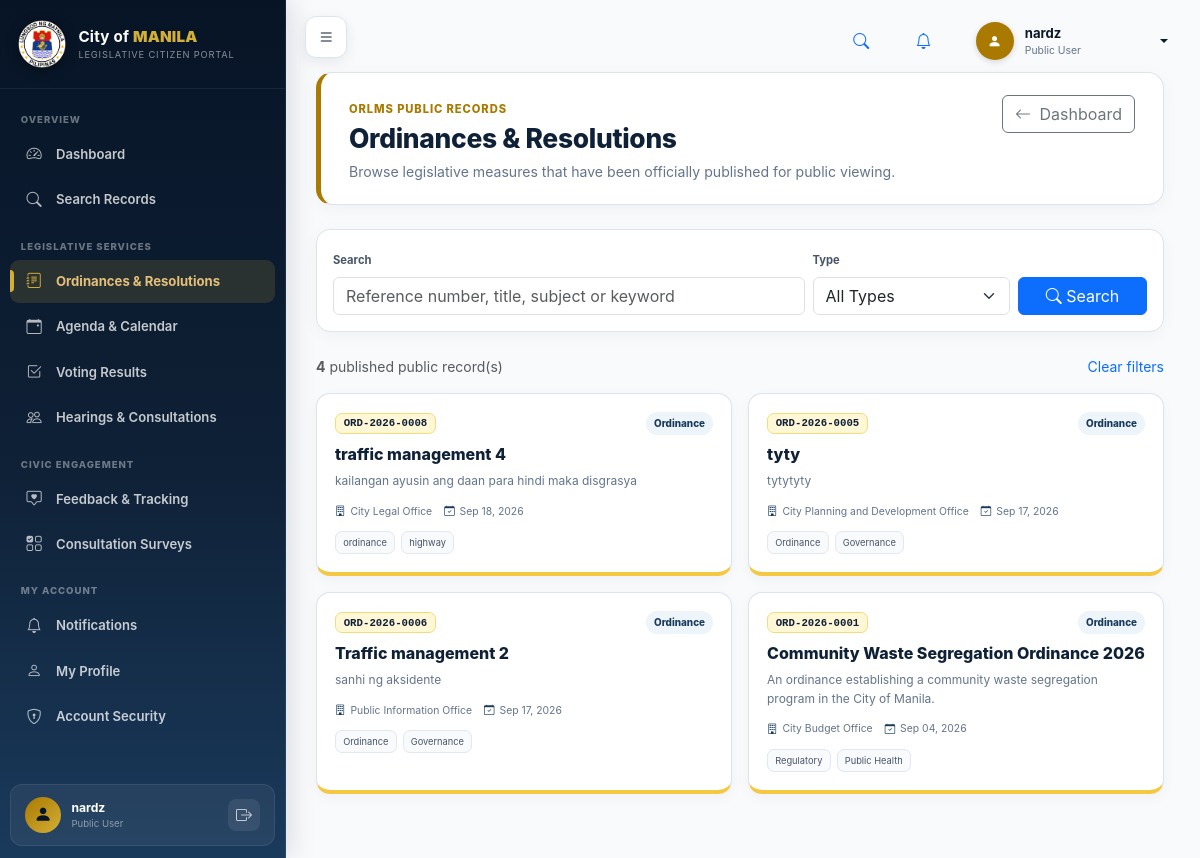
The app's page /citizen_portal/modules/ordinances/index.php (signed in) with its own data.
### tables this page shows
CREATE TABLE `users` (
  `id` int(11) NOT NULL,
  `username` varchar(100) DEFAULT NULL,
  `full_name` varchar(150) NOT NULL,
  `email` varchar(150) NOT NULL,
  `phone` varchar(50) DEFAULT NULL,
  `password` varchar(255) NOT NULL,
  `role_id` int(11) NOT NULL,
  `office_id` int(11) DEFAULT NULL,
  `department_id` int(11) DEFAULT NULL,
  `status` varchar(50) DEFAULT 'Active',
  `created_at` timestamp NOT NULL DEFAULT current_timestamp(),
  `last_login_at` datetime DEFAULT NULL,
  `updated_at` timestamp NOT NULL DEFAULT current_timestamp() ON UPDATE current_timestamp(),
  `deleted_at` datetime DEFAULT NULL
);

CREATE TABLE `roles` (
  `id` int(11) NOT NULL,
  `name` varchar(100) NOT NULL,
  `created_at` timestamp NOT NULL DEFAULT current_timestamp()
);

CREATE TABLE `legislative_items` (
  `id` int(11) NOT NULL,
  `public_id` char(36) DEFAULT NULL,
  `reference_number` varchar(100) NOT NULL,
  `item_type_id` int(11) NOT NULL,
  `origin_system_id` int(11) DEFAULT NULL,
  `originating_office_id` int(11) DEFAULT NULL,
  `title` varchar(255) NOT NULL,
  `summary` text DEFAULT NULL,
  `current_status` varchar(100) NOT NULL DEFAULT 'Draft',
  `priority_level` varchar(50) DEFAULT 'Normal',
  `visibility` varchar(30) DEFAULT 'Internal',
  `created_by` int(11) DEFAULT NULL,
  `created_at` timestamp NOT NULL DEFAULT current_timestamp(),
  `updated_at` timestamp NOT NULL DEFAULT current_timestamp() ON UPDATE current_timestamp(),
  `deleted_at` datetime DEFAULT NULL
);

CREATE TABLE `legislative_item_types` (
  `id` int(11) NOT NULL,
  `code` varchar(50) NOT NULL,
  `name` varchar(150) NOT NULL,
  `description` text DEFAULT NULL,
  `created_at` timestamp NOT NULL DEFAULT current_timestamp()
);

CREATE TABLE `offices` (
  `id` int(11) NOT NULL,
  `code` varchar(50) DEFAULT NULL,
  `name` varchar(200) NOT NULL,
  `office_type` varchar(100) DEFAULT NULL,
  `status` varchar(30) DEFAULT 'Active',
  `created_at` timestamp NOT NULL DEFAULT current_timestamp(),
  `updated_at` timestamp NOT NULL DEFAULT current_timestamp() ON UPDATE current_timestamp()
);

### citizen_portal/includes/functions.php (called while the page is built, shortened)
<?php
function e(?string $value): string
{
    return htmlspecialchars($value??'',ENT_QUOTES,'UTF-8');
}
function clean(?string $value): string
{
    return trim(strip_tags($value??''));
}
function appUrl(string $path=''): string
{
    return rtrim(APP_URL,'/').'/'.ltrim($path,'/');
}
function formatDate(?string $date,string $format='M d, Y'): string
{
    $time=strtotime($date);
    return $time?date($format,$time):'—';
}

### citizen_portal/includes/auth.php (called while the page is built, shortened)
<?php
require_once __DIR__.'/../config/database.php';
require_once __DIR__.'/functions.php';
function isLoggedIn(): bool
{
    return !empty($_SESSION['citizen_user_id']);
}
function currentUserId(): int
{
    return (int)($_SESSION['citizen_user_id']??0);
}
function currentUser(): ?array
{
    return [
        'id'=>currentUserId(),
        'full_name'=>(string)($_SESSION['citizen_full_name']??''),
        'email'=>(string)($_SESSION['citizen_email']??''),
        'role_name'=>(string)($_SESSION['citizen_role_name']??''),
    ];
}
function portalAccountRow(int $userId): ?array
{
    try{
        $q=db()->prepare(
            'SELECT u.id,u.username,u.full_name,u.email,u.phone,
                    u.password,u.status,u.deleted_at,
                    r.name role_name
             FROM users u
             JOIN roles r ON r.id=u.role_id
             WHERE u.id=:user
             LIMIT 1'
        );
        $q->execute([':user'=>$userId]);
        $row=$q->fetch();
        return $row?:null;
    }catch(Throwable $e){
        error_log('[Citizen Portal account row] '.$e->getMessage());
        return null;
    }
}
function requireLogin(): void
{
    $userId=currentUserId();
    $account=portalAccountRow($userId);
}

### citizen_portal/config/database.php (called while the page is built, shortened)
<?php
final class Database
{
    private static ?PDO $instance=null;
    public static function getInstance(): PDO
    {
        if(self::$instance===null){
            $dsn='mysql:host='.DB_HOST.';dbname='.DB_NAME.';charset='.DB_CHARSET;
            self::$instance=new PDO($dsn,DB_USER,DB_PASS,[
                PDO::ATTR_ERRMODE=>PDO::ERRMODE_EXCEPTION,
                PDO::ATTR_DEFAULT_FETCH_MODE=>PDO::FETCH_ASSOC,
                PDO::ATTR_EMULATE_PREPARES=>false,
            ]);
        }
        return self::$instance;
    }
}
function db(): PDO
{
    return Database::getInstance();
}

### citizen_portal/includes/public_data.php (called while the page is built, shortened)
<?php
require_once __DIR__.'/auth.php';
function publicModulePagination(int $total,int $page,int $perPage=12): array
{
    $perPage=max(1,min(50,$perPage));
    $pages=max(1,(int)ceil(max(0,$total)/$perPage));
    $page=max(1,min($pages,$page));
    return [
        'total'=>$total,
        'page'=>$page,
        'perPage'=>$perPage,
        'pages'=>$pages,
        'offset'=>($page-1)*$perPage,
    ];
}
function portalExcerpt(?string $text,int $length=180): string
{
    $text=trim(strip_tags((string)$text));
    if(mb_strlen($text)<=$length)return $text;
    return rtrim(mb_substr($text,0,$length-1)).'…';
}

### citizen_portal/modules/ordinances/index.php (the view, shortened to what this page needs)
<?php
require_once __DIR__.'/../../includes/public_data.php';
requireLogin();
$pdo=db();
$activeMenu='ordinances';
$extraCss=[appUrl('assets/css/public-modules.css')];
$search=clean($_GET['search']??'');
$page=max(1,(int)($_GET['page']??1));
$where=[
    'li.deleted_at IS NULL',
    'li.visibility="Public"',
    'p.publication_status="Published"',
    'p.release_classification="Public"',
];
$params=[];
$whereSql='WHERE '.implode(' AND ',$where);
$countSql=
    'SELECT COUNT(DISTINCT li.id)
     FROM legislative_items li
     JOIN legislative_item_types lit ON lit.id=li.item_type_id
     JOIN orlms_publications p ON p.legislative_item_id=li.id
     LEFT JOIN orlms_item_details d ON d.legislative_item_id=li.id
     '.$whereSql;
$count=$pdo->prepare($countSql);
$count->execute($params);
$total=(int)$count->fetchColumn();
$pg=publicModulePagination($total,$page,12);
$sql=
    'SELECT
        li.id,li.reference_number,li.title,li.summary,li.current_status,
        li.priority_level,li.updated_at,
        lit.code type_code,lit.name type_name,
        d.short_title,d.subject,d.legislative_category,d.policy_area,
        o.name office_name,
        MAX(p.publication_date) publication_date
     FROM legislative_items li
     JOIN legislative_item_types lit ON lit.id=li.item_type_id
     JOIN orlms_publications p ON p.legislative_item_id=li.id
     LEFT JOIN orlms_item_details d ON d.legislative_item_id=li.id
     LEFT JOIN offices o ON o.id=li.originating_office_id
     '.$whereSql.'
     GROUP BY
        li.id,li.reference_number,li.title,li.summary,li.current_status,
        li.priority_level,li.updated_at,
        lit.code,lit.name,
        d.short_title,d.subject,d.legislative_category,d.policy_area,
        o.name
     ORDER BY MAX(p.publication_date) DESC,li.updated_at DESC,li.id DESC
     LIMIT '.$pg['perPage'].' OFFSET '.$pg['offset'];
$q=$pdo->prepare($sql);
$q->execute($params);
$rows=$q->fetchAll();
include __DIR__.'/../../layouts/header.php';
?>
<div class="app-shell">
<?php include __DIR__.'/../../layouts/sidebar.php'; ?>
<main class="main-content">
<div class="page-head mb-4">
<div>
<span class="eyebrow">ORLMS PUBLIC RECORDS</span>
<h1>Ordinances & Resolutions</h1>
<p>Browse legislative measures that have been officially published for public viewing.</p>
</div>
<div class="mt-2 mt-md-0">
<a class="btn btn-outline-secondary" href="<?= e(appUrl('dashboard.php')) ?>"><i class="bi bi-arrow-left me-1"></i> Dashboard</a>
</div>
</div>
<div class="public-filter-card mb-4">
<form class="row g-2 align-items-end">
<div class="col-lg-7">
<label class="form-label">Search</label>
<input class="form-control" name="search" value="<?= e($search) ?>" placeholder="Reference number, title, subject or keyword">
</div>
<div class="col-lg-3">
<label class="form-label">Type</label>
<select class="form-select" name="type">
<option value="">All Types</option>
</select>
</div>
<div class="col-lg-2"><button class="btn btn-primary w-100"><i class="bi bi-search"></i> Search</button></div>
</form>
</div>
<div class="d-flex justify-content-between align-items-center mb-3">
<div class="small text-muted"><strong><?= $total ?></strong> published public record(s)</div>
<a href="<?= e(appUrl('modules/ordinances/index.php')) ?>" class="small text-decoration-none">Clear filters</a>
</div>
<div class="row g-3">
<?php foreach($rows as $r): ?>
<div class="col-lg-6">
<a class="public-record-card" href="<?= e(appUrl('modules/ordinances/view.php?id='.(int)$r['id'])) ?>">
<div class="public-record-top">
<span class="public-code"><?= e($r['reference_number']) ?></span>
<span class="public-type"><?= e($r['type_name']) ?></span>
</div>
<h2><?= e($r['title']) ?></h2>
<p><?= e(portalExcerpt($r['summary']?:$r['subject'])) ?></p>
<div class="public-meta">
<span><i class="bi bi-building"></i><?= e($r['office_name']?:'Legislative Office') ?></span>
<span><i class="bi bi-calendar-check"></i><?= formatDate($r['publication_date']) ?></span>
</div>
<div class="public-tags">
<?php if($r['legislative_category']): ?><span><?= e($r['legislative_category']) ?></span><?php endif; ?>
<?php if($r['policy_area']): ?><span><?= e($r['policy_area']) ?></span><?php endif; ?>
</div>
</a>
</div>
<?php endforeach; ?>
</div>
</main>
</div>
<?php include __DIR__.'/../../layouts/footer.php'; ?>

### citizen_portal/layouts/header.php (shortened to what this page needs)
<?php
$user = currentUser();
?>
<!doctype html>
<html lang="en">
<head>
<link rel="stylesheet" href="https://cdn.jsdelivr.net/npm/bootstrap@5.3.3/dist/css/bootstrap.min.css">
<link rel="stylesheet" href="https://cdn.jsdelivr.net/npm/bootstrap-icons@1.11.3/font/bootstrap-icons.css">
<link rel="stylesheet" href="<?= e(appUrl('assets/css/style.css?v=' . time())) ?>">
<link rel="stylesheet" href="<?= e(appUrl('assets/css/orlms-shell.css?v=' . time())) ?>">
<?php if(!empty($extraCss)): foreach($extraCss as $css): ?>
<link rel="stylesheet" href="<?= e($css) ?>">
<?php endforeach; endif; ?>
</head>
<body>
<header class="orlms-topbar">
    <button class="orlms-menu-button" id="sidebarToggle" type="button" aria-label="Toggle Sidebar">
        <i class="bi bi-list"></i>
    </button>
    <div class="orlms-topbar-actions">
        <a class="orlms-topbar-icon" href="<?= e(appUrl('pages/search.php')) ?>" title="Search Public Records">
            <i class="bi bi-search"></i>
        </a>
        <a class="orlms-topbar-icon" href="<?= e(appUrl('pages/notifications.php')) ?>" title="Notifications">
            <i class="bi bi-bell"></i>
        </a>
        <div class="dropdown">
            <button class="orlms-user-button dropdown-toggle" type="button" data-bs-toggle="dropdown" aria-expanded="false">
                <span class="orlms-avatar"><i class="bi bi-person-fill"></i></span>
                <div class="orlms-user-copy">
                    <strong><?= e($user['full_name'] ?? 'Citizen User') ?></strong>
                    <small><?= e($user['role_name'] ?? 'Public Citizen') ?></small>
                </div>
            </button>
        </div>
    </div>
</header>

### citizen_portal/layouts/sidebar.php (shortened to what this page needs)
<?php
$activeMenu = $activeMenu ?? 'dashboard';
$user = currentUser();
$navGroups = [
    'Overview' => [
        ['dashboard', 'Dashboard', 'bi-speedometer2', 'dashboard.php'],
        ['search', 'Search Records', 'bi-search', 'pages/search.php'],
    ],
    'Legislative Services' => [
        ['ordinances', 'Ordinances & Resolutions', 'bi-journal-text', 'modules/ordinances/index.php'],
        ['calendar', 'Agenda & Calendar', 'bi-calendar-event', 'modules/calendar/index.php'],
        ['voting', 'Voting Results', 'bi-check2-square', 'modules/voting/index.php'],
        ['hearings', 'Hearings & Consultations', 'bi-people', 'modules/hearings/index.php'],
    ],
    'Civic Engagement' => [
        ['engagement', 'Feedback & Tracking', 'bi-chat-square-heart', 'modules/engagement/index.php'],
        ['surveys', 'Consultation Surveys', 'bi-ui-checks-grid', 'modules/surveys/index.php'],
    ],
    'My Account' => [
        ['notifications', 'Notifications', 'bi-bell', 'pages/notifications.php'],
        ['profile', 'My Profile', 'bi-person', 'pages/profile.php'],
        ['security', 'Account Security', 'bi-shield-lock', 'pages/account_security.php'],
    ],
];
?>
<aside class="sidebar orlms-sidebar" id="sidebar">
    <div class="sidebar-brand">
        <img src="<?= e(appUrl('assets/images/manila.png')) ?>" alt="City of Manila Seal" class="sidebar-logo">
        <div class="sidebar-brand-text">
            <strong>City of <b>MANILA</b></strong>
            <small>Legislative Citizen Portal</small>
        </div>
    </div>
    <nav class="sidebar-nav">
        <?php foreach ($navGroups as $groupLabel => $items): ?>
            <div class="sidebar-section-heading"><?= e($groupLabel) ?></div>
            <?php foreach ($items as [$key, $label, $icon, $url]): ?>
                <a class="sidebar-link <?= $activeMenu === $key ? 'active' : '' ?>" href="<?= e(appUrl($url)) ?>" title="<?= e($label) ?>">
                    <i class="bi <?= e($icon) ?>"></i>
                    <span><?= e($label) ?></span>
                    <?php if ($activeMenu === $key): ?><b class="active-indicator"></b><?php endif; ?>
                </a>
            <?php endforeach; ?>
        <?php endforeach; ?>
    </nav>
    <div class="sidebar-user-footer">
        <div class="user-avatar-circle">
            <i class="bi bi-person-fill"></i>
        </div>
        <div class="user-info-text">
            <strong><?= e($user['full_name'] ?? 'Citizen User') ?></strong>
            <small><?= e($user['role_name'] ?? 'Public Citizen') ?></small>
        </div>
        <form method="post" action="<?= e(appUrl('logout.php')) ?>" class="m-0 ms-auto">
            <button type="submit" class="btn-sidebar-logout" title="Sign Out">
                <i class="bi bi-box-arrow-right"></i>
            </button>
        </form>
    </div>
</aside>

### records on screen
users: full_name "nardz", role.name "Public User"
legislative_items: reference_number "ORD-2026-0008", item_type.name "Ordinance", title "traffic management 4", summary "kailangan ayusin ang daan para hindi maka disgrasya", originating_office.name "City Legal Office", publication_date "Sep 18, 2026", legislative_category "ordinance", policy_area "highway"
legislative_items: reference_number "ORD-2026-0005", item_type.name "Ordinance", title "tyty", summary "tytytyty", originating_office.name "City Planning and Development Office", publication_date "Sep 17, 2026", legislative_category "Ordinance", policy_area "Governance"
legislative_items: reference_number "ORD-2026-0006", item_type.name "Ordinance", title "Traffic management 2", summary "sanhi ng aksidente", originating_office.name "Public Information Office", publication_date "Sep 17, 2026", legislative_category "Ordinance", policy_area "Governance"
legislative_items: reference_number "ORD-2026-0001", item_type.name "Ordinance", title "Community Waste Segregation Ordinance 2026", summary "An ordinance establishing a community waste segregation program in the City of Manila.", originating_office.name "City Budget Office", publication_date "Sep 04, 2026", legislative_category "Regulatory", policy_area "Public Health"

### other values on screen
$groupLabel "OVERVIEW"
$label "Dashboard"
$label "Search Records"
$groupLabel "LEGISLATIVE SERVICES"
$label "Ordinances & Resolutions"
$label "Agenda & Calendar"
$label "Voting Results"
$label "Hearings & Consultations"
$groupLabel "CIVIC ENGAGEMENT"
$label "Feedback & Tracking"
$label "Consultation Surveys"
$groupLabel "MY ACCOUNT"
$label "Notifications"
$label "My Profile"
$label "Account Security"
